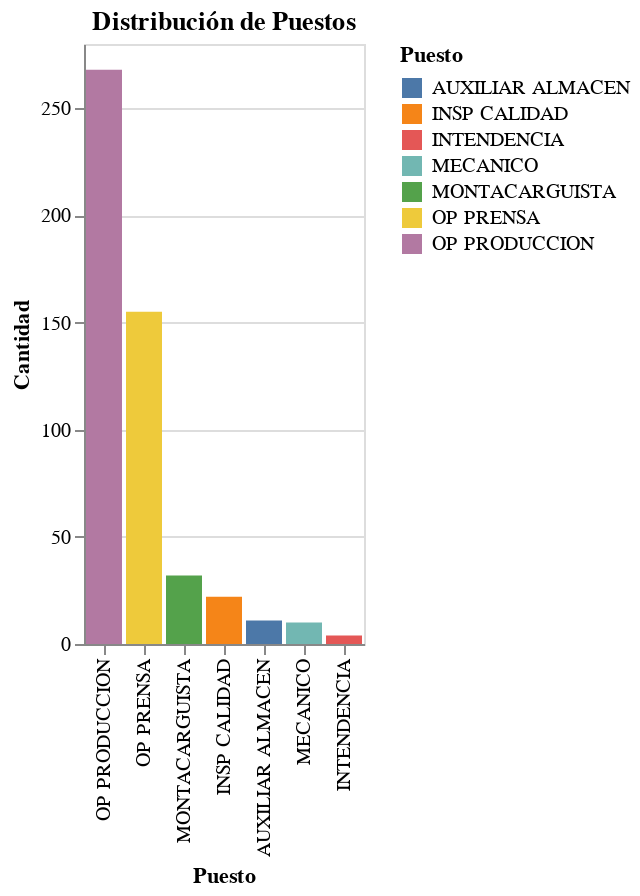

Notebook code cell kept with this figure:
### Markdown cell above
# Las edades en donde mas se presenta la rotación del personal se encuentra entre los 20 y 25 años

### Code cell
conteo_puestos = data['PUESTO'].value_counts().reset_index()
conteo_puestos.columns = ['Puesto', 'Cantidad']

grafico = alt.Chart(conteo_puestos).mark_bar().encode(
    x=alt.X('Puesto:N', sort='-y'),
    y='Cantidad:Q',
    color='Puesto:N'
).properties(
    title="Distribución de Puestos"
)

grafico.show()

### Figure 1 — Vega-Lite specification as saved in the notebook (floating-point values rounded to 4 significant figures)
{"config": {"view": {"continuousWidth": 300, "continuousHeight": 300}}, "data": {"name": "data-726a92d4bd31af35e7b5415f6525e252"}, "mark": {"type": "bar"}, "encoding": {"color": {"field": "Puesto", "type": "nominal"}, "x": {"field": "Puesto", "sort": "-y", "type": "nominal"}, "y": {"field": "Cantidad", "type": "quantitative"}}, "title": "Distribución de Puestos", "$schema": "https://vega.github.io/schema/vega-lite/v5.20.1.json", "datasets": {"data-726a92d4bd31af35e7b5415f6525e252": [{"Puesto": "OP PRODUCCION", "Cantidad": 268}, {"Puesto": "OP PRENSA", "Cantidad": 155}, {"Puesto": "MONTACARGUISTA", "Cantidad": 32}, {"Puesto": "INSP CALIDAD", "Cantidad": 22}, {"Puesto": "AUXILIAR ALMACEN", "Cantidad": 11}, {"Puesto": "MECANICO", "Cantidad": 10}, {"Puesto": "INTENDENCIA", "Cantidad": 4}]}}
